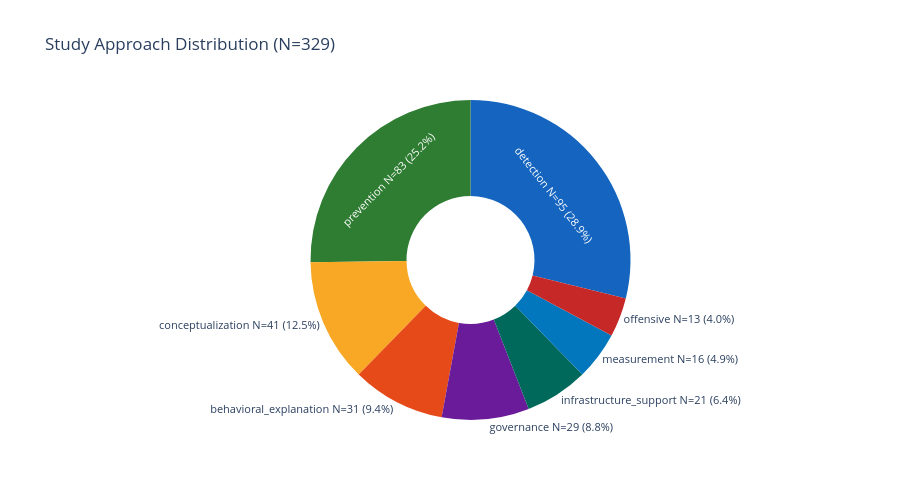

Notebook code cell kept with this figure:
### Markdown cell above
## 3 · Study Approach

### Code cell
sa_freq = freq_table(df["study_approach"])
print(f"Study Approach distribution (N={N}):")
display(sa_freq)

sa_colors = [STYLE["study_approach"].get(v, "#9E9E9E") for v in sa_freq["value"]]

fig = go.Figure(go.Pie(
    labels=[f"{v}\nN={n} ({p}%)" for v, n, p in zip(sa_freq.value, sa_freq.N, sa_freq.pct)],
    values=sa_freq["N"],
    hole=0.4,
    marker_colors=sa_colors,
    textinfo="label",
    textfont_size=11,
))
fig.update_layout(
    title=f"Study Approach Distribution (N={N})",
    height=500,
    showlegend=False,
)
fig.show()
save_figure(fig, "02_approach_donut")

### Figure 1 — Plotly figure (JSON) as saved in the notebook; plotly's stock layout.template omitted (floating-point values rounded to 4 significant figures)
{"data": [{"hole": 0.4, "labels": ["detection\nN=95 (28.9%)", "prevention\nN=83 (25.2%)", "conceptualization\nN=41 (12.5%)", "behavioral_explanation\nN=31 (9.4%)", "governance\nN=29 (8.8%)", "infrastructure_support\nN=21 (6.4%)", "measurement\nN=16 (4.9%)", "offensive\nN=13 (4.0%)"], "marker": {"colors": ["#1565C0", "#2E7D32", "#F9A825", "#E64A19", "#6A1B9A", "#00695C", "#0277BD", "#C62828"]}, "textfont": {"size": 11}, "textinfo": "label", "type": "pie", "values": [95, 83, 41, 31, 29, 21, 16, 13]}], "layout": {"height": 500, "showlegend": false, "title": {"text": "Study Approach Distribution (N=329)"}}}
